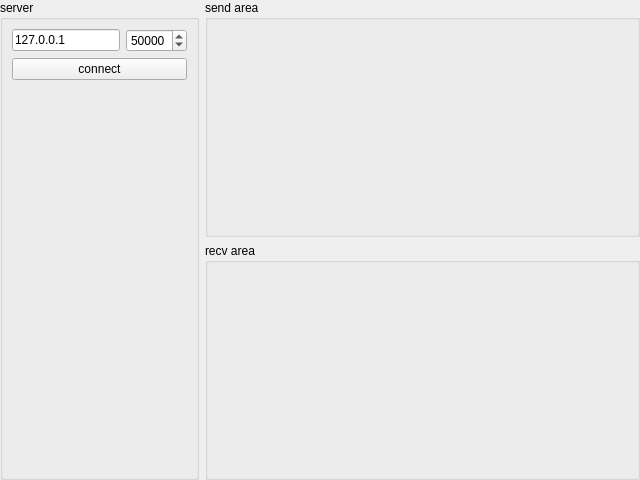
<?xml version="1.0" encoding="UTF-8"?>
<ui version="4.0">
 <class>UdpClientWindow</class>
 <widget class="QWidget" name="UdpClientWindow">
  <property name="geometry">
   <rect>
    <x>0</x>
    <y>0</y>
    <width>640</width>
    <height>480</height>
   </rect>
  </property>
  <property name="windowTitle">
   <string>Form</string>
  </property>
  <layout class="QHBoxLayout" name="horizontalLayout">
   <property name="leftMargin">
    <number>0</number>
   </property>
   <property name="topMargin">
    <number>0</number>
   </property>
   <property name="rightMargin">
    <number>0</number>
   </property>
   <property name="bottomMargin">
    <number>0</number>
   </property>
   <item>
    <widget class="QGroupBox" name="groupBox_3">
     <property name="sizePolicy">
      <sizepolicy hsizetype="Fixed" vsizetype="Preferred">
       <horstretch>0</horstretch>
       <verstretch>0</verstretch>
      </sizepolicy>
     </property>
     <property name="title">
      <string>server</string>
     </property>
     <layout class="QVBoxLayout" name="verticalLayout_3">
      <item>
       <layout class="QHBoxLayout" name="horizontalLayout_2">
        <item>
         <widget class="QLineEdit" name="lineEdit_ip">
          <property name="text">
           <string>127.0.0.1</string>
          </property>
         </widget>
        </item>
        <item>
         <widget class="QSpinBox" name="spinBox_port">
          <property name="maximum">
           <number>65535</number>
          </property>
          <property name="value">
           <number>50000</number>
          </property>
         </widget>
        </item>
       </layout>
      </item>
      <item>
       <widget class="QPushButton" name="pushButton_connect">
        <property name="text">
         <string>connect</string>
        </property>
        <property name="checkable">
         <bool>true</bool>
        </property>
       </widget>
      </item>
      <item>
       <spacer name="verticalSpacer">
        <property name="orientation">
         <enum>Qt::Vertical</enum>
        </property>
        <property name="sizeHint" stdset="0">
         <size>
          <width>20</width>
          <height>40</height>
         </size>
        </property>
       </spacer>
      </item>
     </layout>
    </widget>
   </item>
   <item>
    <layout class="QVBoxLayout" name="verticalLayout">
     <item>
      <widget class="QGroupBox" name="groupBox">
       <property name="sizePolicy">
        <sizepolicy hsizetype="Expanding" vsizetype="Preferred">
         <horstretch>0</horstretch>
         <verstretch>0</verstretch>
        </sizepolicy>
       </property>
       <property name="title">
        <string>send area</string>
       </property>
       <layout class="QGridLayout" name="gridLayout_3">
        <item row="0" column="0">
         <widget class="TextBrowseSend" name="textBrowse_send" native="true"/>
        </item>
       </layout>
      </widget>
     </item>
     <item>
      <widget class="QGroupBox" name="groupBox_2">
       <property name="sizePolicy">
        <sizepolicy hsizetype="Expanding" vsizetype="Preferred">
         <horstretch>0</horstretch>
         <verstretch>0</verstretch>
        </sizepolicy>
       </property>
       <property name="title">
        <string>recv area</string>
       </property>
       <layout class="QGridLayout" name="gridLayout_2">
        <item row="0" column="0">
         <widget class="TextBrowserHexOrString" name="textBrower_recv" native="true"/>
        </item>
       </layout>
      </widget>
     </item>
    </layout>
   </item>
  </layout>
 </widget>
 <customwidgets>
  <customwidget>
   <class>TextBrowserHexOrString</class>
   <extends>QWidget</extends>
   <header>textbrowserhexorstring.h</header>
   <container>1</container>
  </customwidget>
  <customwidget>
   <class>TextBrowseSend</class>
   <extends>QWidget</extends>
   <header>textbrowsesend.h</header>
   <container>1</container>
  </customwidget>
 </customwidgets>
 <resources/>
 <connections/>
</ui>
